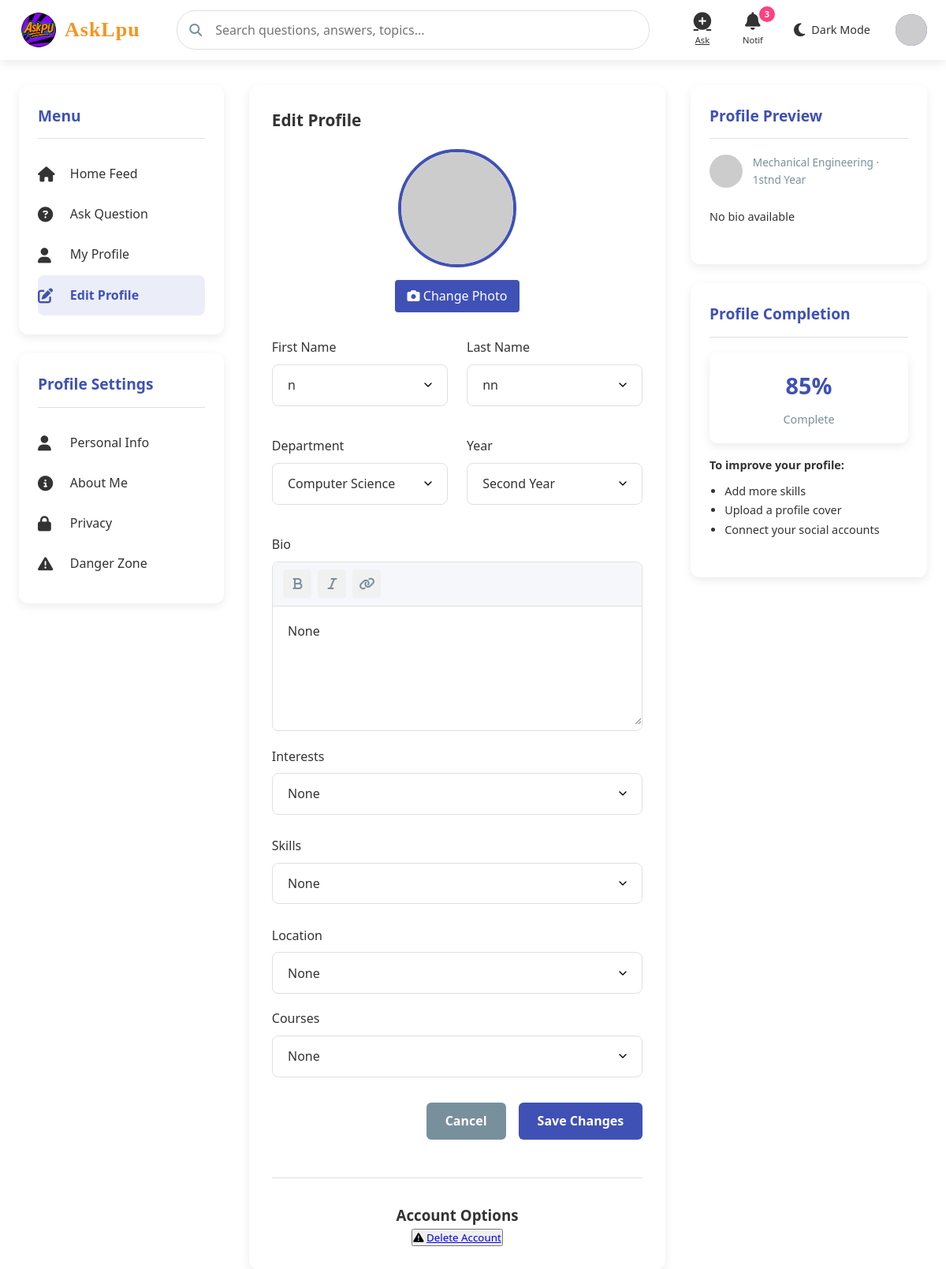
The app's page /update_profile (signed in) with its own data.
### app.py (models this page shows)
class User(db.Model):
    id = db.Column(db.Integer, primary_key=True)#use
    first_name=db.Column(db.String(90),unique=False, nullable=False)
    last_name=db.Column(db.String(90),unique=False, nullable=False)
    full_name=db.Column(db.String(90),unique=True, nullable=True)#use
    username = db.Column(db.String(80), unique=True, nullable=False)#use
    email = db.Column(db.String(120), unique=True, nullable=False)#use
    c_id = db.Column(db.String(200), nullable=False)#use
    password = db.Column(db.String(200), nullable=False)#use
    role = db.Column(db.String(20), default='student',nullable=True)#use
    department = db.Column(db.String(50), nullable=True)#use
    year = db.Column(db.String(90), nullable=True)#use
    bio = db.Column(db.Text, nullable=True)#use
    interest= db.Column(db.String(200), nullable=True)
    skiils=db.Column(db.String(200), nullable=True)
    location=db.Column(db.String(200), nullable=True)
    questions = db.relationship('Question', backref='author', lazy=True, cascade="all, delete")
    created_at = db.Column(db.DateTime, default=datetime.utcnow)
    answers = db.relationship('Answer', backref='author', lazy=True, cascade="all, delete")
    image = db.Column(db.String(300), nullable=True)
    otp=db.Column(db.Integer)#use
    achievement=db.Column(db.String(200), nullable=True)
    course=db.Column(db.String(200), nullable=True)
    verify= db.Column(db.Boolean, default=False)
    voted_on = db.relationship(
        'Answer',
        secondary=votes_association,
        back_populates='voters',
        cascade="all, delete"
    )

### app.py (the view)
@app.route('/update_profile')
def update_profile():
    user = User.query.get(session['user_id'])
    return render_template('update_profile.html',user=user)

### templates/update_profile.html (shortened to what this page needs)
<!DOCTYPE html>
<html lang="en">
<head>
    <link rel="stylesheet" href="https://cdnjs.cloudflare.com/ajax/libs/font-awesome/6.4.0/css/all.min.css">
       <link rel="stylesheet" href="{{url_for ('static',filename='css/styles.css')}}">
</head>
<body>
    <header>
        <div class="header-container">
           <a href="{{ url_for('index') }}" class="logo">
<img src="{{ url_for('static', filename='uploads/logo.png') }}"
     alt="Logo"
     style="height: 50px; width: auto; max-width: 100%; object-fit: contain;">
<span class="logo-text">AskLpu</span>
            </a>
            <div class="search-container">
                <i class="fas fa-search search-icon"></i>
                <input type="text" class="search-bar" placeholder="Search questions, answers, topics...">
            </div>
            <div class="nav-icons">
                <a href="{{url_for('ask')}}" class="nav-icon" id="ask-btn">
                    <i class="fas fa-plus-circle"></i>
                    <span>Ask</span>
                </a>
                <div class="nav-icon" id="notifications-btn">
                    <i class="fas fa-bell"></i>
                    <span>Notif</span>
                    <div class="notification-badge">3</div>
                </div>
                <div class="theme-toggle" id="theme-toggle">
                    <i class="fas fa-moon toggle-icon" id="theme-icon"></i>
                    <span class="toggle-text">Dark Mode</span>
                </div>
                <a href="profile.html" class="user-avatar" id="profile-btn">
                    {% if user.image %}
  <img src="{{ url_for('static', filename='uploads/' + user.image) }}" alt="Avatar">
{% else %}
  <img src="https://api.dicebear.com/6.x/avataaars/svg?seed={{ user.username }}" alt="Default Avatar">
{% endif %} </a>
            </div>
        </div>
    </header>
    <div class="main-container">
        <div class="sidebar">
            <div class="sidebar-card">
                <h3 class="sidebar-title">Menu</h3>
                <a href="{{url_for('index')}}" class="menu-item">
                    <i class="fas fa-home"></i>
                    <span>Home Feed</span>
                </a>
                <a href="{{url_for('ask')}}" class="menu-item">
                    <i class="fas fa-question-circle"></i>
                    <span>Ask Question</span>
                </a>
                <a href="{{url_for('profile')}}" class="menu-item">
                    <i class="fas fa-user"></i>
                    <span>My Profile</span>
                </a>
                <a href="{{url_for('update_profile')}}" class="menu-item active-menu">
                    <i class="fas fa-edit"></i>
                    <span>Edit Profile</span>
                </a>
            </div>
            <div class="sidebar-card">
                <h3 class="sidebar-title">Profile Settings</h3>
                <a href="#personal-info" class="menu-item">
                    <i class="fas fa-user"></i>
                    <span>Personal Info</span>
                </a>
                <a href="#about-me" class="menu-item">
                    <i class="fas fa-info-circle"></i>
                    <span>About Me</span>
                </a>
                <a href="#privacy" class="menu-item">
                    <i class="fas fa-lock"></i>
                    <span>Privacy</span>
                </a>
                <a href="#danger-zone" class="menu-item">
                    <i class="fas fa-exclamation-triangle"></i>
                    <span>Danger Zone</span>
                </a>
            </div>
        </div>
        <div class="main-content">
            <div class="content-card">
                <h2 class="form-title">Edit Profile</h2>
                <form class="edit-profile-container"  method="POST" action="{{url_for('update')}}" enctype="multipart/form-data">
                    <div class="avatar-upload">
                        <div class="avatar-preview">
                           {% if user.image %}
  <img src="{{ url_for('static', filename='uploads/' + user.image) }}" alt="Avatar">
{% else %}
  <img src="https://api.dicebear.com/6.x/avataaars/svg?seed={{ user.username }}" alt="Default Avatar">
{% endif %}  </div>
                        <label for="avatar-upload" class="upload-button">
                            <i class="fas fa-camera"></i> Change Photo
                        </label>
                    </div>
                    <div class="ask-form">
                        <div class="form-row">
                            <div class="form-col">
                                <div class="form-group">
                                    <label class="form-label">First Name</label>
                                    <input type="text" class="form-input" name="first_name" value="{{user.first_name}}" required>
                                </div>
                            </div>
                            <div class="form-col">
                                <div class="form-group">
                                    <label class="form-label">Last Name</label>
                                    <input type="text" class="form-input" name="last_name" value="{{user.last_name}}" required>
                                </div>
                            </div>
                        </div>
                        <div class="form-row">
                            <div class="form-col">
                                <div class="form-group">
                                    <label class="form-label">Department</label>
                                    <select class="form-input" name="department" required>
                                        <option value="Computer Science">Computer Science</option>
                                    </select>
                                </div>
                            </div>
                            <div class="form-col">
                                <div class="form-group">
                                    <label class="form-label">Year</label>
                                    <select class="form-input" name="year" required>
                                        <option value="2" selected>Second Year</option>
                                    </select>
                                </div>
                            </div>
                        </div>
                        <div class="form-group">
                            <label class="form-label">Bio</label>
                            <div class="rich-text-editor">
                                <div class="editor-toolbar">
                                    <button class="tool-button" title="Bold"><i class="fas fa-bold"></i></button>
                                    <button class="tool-button" title="Italic"><i class="fas fa-italic"></i></button>
                                    <button class="tool-button" title="Link"><i class="fas fa-link"></i></button>
                                </div>
                                <textarea class="editor-content" name="bio" required>{{user.bio}}</textarea>
                            </div>
                        </div>
                        <div class="form-group">
                            <label class="form-label">Interests</label>
                            <input type="text" class="form-input" name="interests_input" value="{{user.interest}}">
                        </div>
                        <div class="form-group">
                            <label class="form-label">Skills</label>
                            <input type="text" class="form-input" name="skills_input" value="{{user.skiils}}">
                        </div>
                        <div class="form-group">
                            <label class="form-label">Location</label>
                            <input type="text" class="form-input" name="location" value="{{user.location}}">
                        </div>
                        <div class="form-group">
                            <label class="form-label">Courses</label>
                            <input type="text" class="form-input" name="course" value="{{user.course}}">
                        </div>
                        <div class="form-actions">
                            <button type="button" class="cancel-button" >Cancel</button>
                            <button type="submit" class="submit-button">Save Changes</button>
                        </div>
                        </form>
                        <div class="delete-account">
                            <h3>Account Options</h3>
                            <button type="button" >
                                <i class="fas fa-exclamation-triangle"></i>
                                <a href="{{url_for('delete')}}">Delete Account</a>
                            </button>
                        </div>
                    </div>
            </div>
        </div>
        <div class="right-sidebar">
            <div class="sidebar-card">
                <h3 class="sidebar-title">Profile Preview</h3>
                <div class="user-info" style="margin-bottom: 1.5rem;">
                    {% if user.image %}
  <img src="{{ url_for('static', filename='uploads/' + user.image) }}" alt="Avatar">
{% else %}
  <img src="https://api.dicebear.com/6.x/avataaars/svg?seed={{ user.username }}" alt="Default Avatar">
{% endif %}
                    <div class="user-details">
                        <div class="user-meta">{{user.department}} · {{user.year}}nd Year</div>
                    </div>
                </div>
                <div class="question-content" style="font-size: 0.9rem;">
                    {%if user.bio %}
                    <p>{{user.bio[0:50]}}...</p>
                    {%else%}
                    <p>No bio available</p>
                    {%endif%}
                </div>
            </div>
            <div class="sidebar-card">
                <h3 class="sidebar-title">Profile Completion</h3>
                <div class="stat-item">
                    <div class="stat-value">85%</div>
                    <div class="stat-label">Complete</div>
                </div>
                <div class="question-content" style="font-size: 0.9rem; margin-top: 1rem;">
                    <p><strong>To improve your profile:</strong></p>
                    <ul style="padding-left: 1.2rem; margin-top: 0.5rem;">
                        <li>Add more skills</li>
                        <li>Upload a profile cover</li>
                        <li>Connect your social accounts</li>
                    </ul>
                </div>
            </div>
        </div>
</body>
</html>

### records on screen
User: first_name "n", last_name "nn", bio "None", interests_input "None", skills_input "None", location "None", course "None", department "Mechanical Engineering", year "1st"
